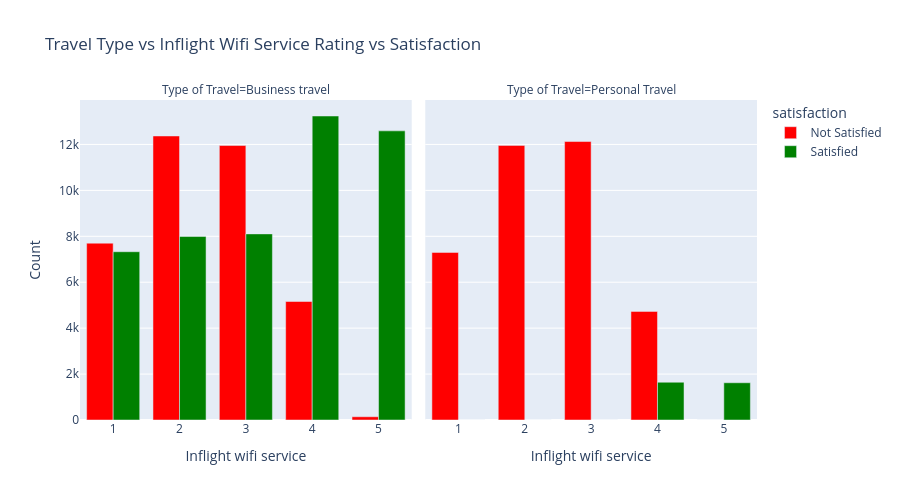

The cell this chart's notebook holds for it:
### Markdown cell above
***Viz throough graph***

### Code cell
# Group by Type of Travel, Wifi Rating, Satisfaction

Traveltypebyratingvssatisfaction = cleaned_data.groupby(
    ['Type of Travel', 'Inflight wifi service', 'satisfaction']
).size().reset_index(name='Count')

# Convert satisfaction 0/1 into readable labels
Traveltypebyratingvssatisfaction['satisfaction'] = Traveltypebyratingvssatisfaction['satisfaction'].map({
    0: 'Not Satisfied',
    1: 'Satisfied'
})

# Plotly Bar Chart
fig = px.bar(
    data_frame=Traveltypebyratingvssatisfaction,
    x='Inflight wifi service',
    y='Count',
    color='satisfaction',
    barmode='group',
    facet_col='Type of Travel',   # Separate charts for each travel type
    title='Travel Type vs Inflight Wifi Service Rating vs Satisfaction',
    color_discrete_map={
        'Satisfied': 'green',
        'Not Satisfied': 'red'
    }
)

fig.update_layout(
    height=500,
    width=900,
    showlegend=True
)

fig.show()

### Figure 1 — Plotly figure (JSON) as saved in the notebook; plotly's stock layout.template omitted (floating-point values rounded to 4 significant figures)
{"data": [{"alignmentgroup": "True", "hovertemplate": "satisfaction=Not Satisfied<br>Type of Travel=Business travel<br>Inflight wifi service=%{x}<br>Count=%{y}<extra></extra>", "legendgroup": "Not Satisfied", "marker": {"color": "red", "pattern": {"shape": ""}}, "name": "Not Satisfied", "offsetgroup": "Not Satisfied", "orientation": "v", "showlegend": true, "textposition": "auto", "type": "bar", "x": [1, 2, 3, 4, 5], "xaxis": "x", "y": [7701, 12369, 11953, 5161, 141], "yaxis": "y"}, {"alignmentgroup": "True", "hovertemplate": "satisfaction=Not Satisfied<br>Type of Travel=Personal Travel<br>Inflight wifi service=%{x}<br>Count=%{y}<extra></extra>", "legendgroup": "Not Satisfied", "marker": {"color": "red", "pattern": {"shape": ""}}, "name": "Not Satisfied", "offsetgroup": "Not Satisfied", "orientation": "v", "showlegend": false, "textposition": "auto", "type": "bar", "x": [1, 2, 3, 4, 5], "xaxis": "x2", "y": [7298, 11959, 12127, 4730, 0], "yaxis": "y2"}, {"alignmentgroup": "True", "hovertemplate": "satisfaction=Satisfied<br>Type of Travel=Business travel<br>Inflight wifi service=%{x}<br>Count=%{y}<extra></extra>", "legendgroup": "Satisfied", "marker": {"color": "green", "pattern": {"shape": ""}}, "name": "Satisfied", "offsetgroup": "Satisfied", "orientation": "v", "showlegend": true, "textposition": "auto", "type": "bar", "x": [1, 2, 3, 4, 5], "xaxis": "x", "y": [7328, 7990, 8105, 13239, 12592], "yaxis": "y"}, {"alignmentgroup": "True", "hovertemplate": "satisfaction=Satisfied<br>Type of Travel=Personal Travel<br>Inflight wifi service=%{x}<br>Count=%{y}<extra></extra>", "legendgroup": "Satisfied", "marker": {"color": "green", "pattern": {"shape": ""}}, "name": "Satisfied", "offsetgroup": "Satisfied", "orientation": "v", "showlegend": false, "textposition": "auto", "type": "bar", "x": [1, 2, 3, 4, 5], "xaxis": "x2", "y": [0, 0, 0, 1645, 1622], "yaxis": "y2"}], "layout": {"annotations": [{"font": {}, "showarrow": false, "text": "Type of Travel=Business travel", "x": 0.245, "xanchor": "center", "xref": "paper", "y": 1, "yanchor": "bottom", "yref": "paper"}, {"font": {}, "showarrow": false, "text": "Type of Travel=Personal Travel", "x": 0.755, "xanchor": "center", "xref": "paper", "y": 1, "yanchor": "bottom", "yref": "paper"}], "barmode": "group", "height": 500, "legend": {"title": {"text": "satisfaction"}, "tracegroupgap": 0}, "showlegend": true, "title": {"text": "Travel Type vs Inflight Wifi Service Rating vs Satisfaction"}, "width": 900, "xaxis": {"anchor": "y", "domain": [0, 0.49], "title": {"text": "Inflight wifi service"}}, "xaxis2": {"anchor": "y2", "domain": [0.51, 1], "matches": "x", "title": {"text": "Inflight wifi service"}}, "yaxis": {"anchor": "x", "domain": [0, 1], "title": {"text": "Count"}}, "yaxis2": {"anchor": "x2", "domain": [0, 1], "matches": "y", "showticklabels": false}}}
